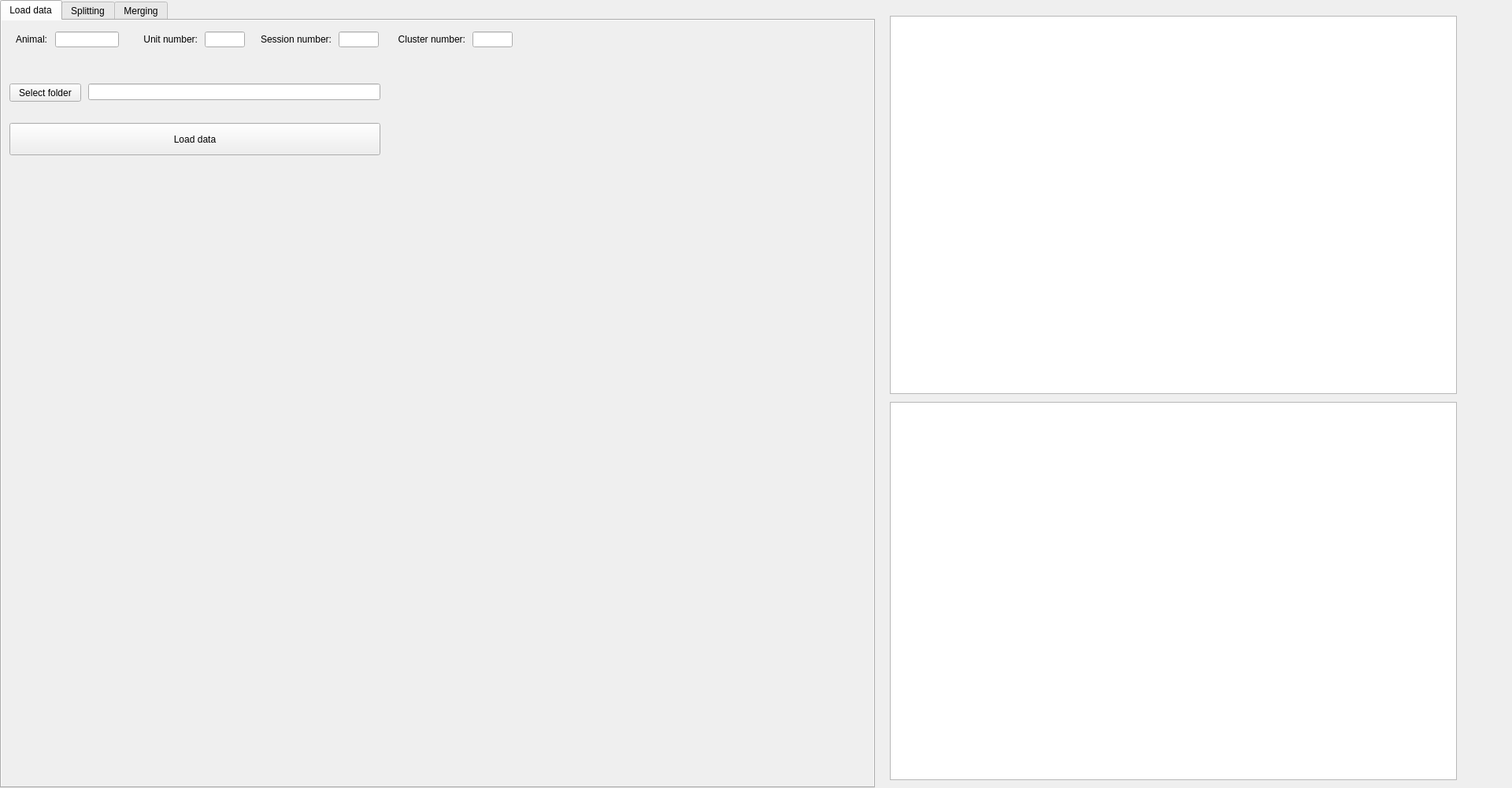
<?xml version="1.0" encoding="UTF-8"?>
<ui version="4.0">
 <class>MyApp</class>
 <widget class="QWidget" name="MyApp">
  <property name="geometry">
   <rect>
    <x>0</x>
    <y>0</y>
    <width>1920</width>
    <height>1000</height>
   </rect>
  </property>
  <property name="windowTitle">
   <string>MyApp</string>
  </property>
  <property name="autoFillBackground">
   <bool>false</bool>
  </property>
  <widget class="QTabWidget" name="tabWidget">
   <property name="enabled">
    <bool>true</bool>
   </property>
   <property name="geometry">
    <rect>
     <x>0</x>
     <y>0</y>
     <width>1111</width>
     <height>1000</height>
    </rect>
   </property>
   <property name="autoFillBackground">
    <bool>false</bool>
   </property>
   <property name="styleSheet">
    <string notr="true"/>
   </property>
   <property name="currentIndex">
    <number>0</number>
   </property>
   <widget class="QWidget" name="tab_1">
    <property name="enabled">
     <bool>true</bool>
    </property>
    <property name="toolTip">
     <string>&lt;html&gt;&lt;head/&gt;&lt;body&gt;&lt;p&gt;&lt;br/&gt;&lt;/p&gt;&lt;/body&gt;&lt;/html&gt;</string>
    </property>
    <property name="accessibleName">
     <string/>
    </property>
    <property name="autoFillBackground">
     <bool>true</bool>
    </property>
    <property name="styleSheet">
     <string notr="true"/>
    </property>
    <attribute name="title">
     <string>Load data</string>
    </attribute>
    <widget class="QPushButton" name="selectFolderButton">
     <property name="geometry">
      <rect>
       <x>10</x>
       <y>80</y>
       <width>91</width>
       <height>23</height>
      </rect>
     </property>
     <property name="text">
      <string>Select folder</string>
     </property>
    </widget>
    <widget class="QLineEdit" name="folderEdit">
     <property name="geometry">
      <rect>
       <x>110</x>
       <y>80</y>
       <width>371</width>
       <height>21</height>
      </rect>
     </property>
     <property name="text">
      <string/>
     </property>
    </widget>
    <widget class="QPushButton" name="LoadDataButton">
     <property name="geometry">
      <rect>
       <x>10</x>
       <y>130</y>
       <width>471</width>
       <height>41</height>
      </rect>
     </property>
     <property name="text">
      <string>Load data</string>
     </property>
    </widget>
   </widget>
   <widget class="QWidget" name="tab_2">
    <property name="enabled">
     <bool>false</bool>
    </property>
    <property name="autoFillBackground">
     <bool>true</bool>
    </property>
    <property name="styleSheet">
     <string notr="true"/>
    </property>
    <attribute name="title">
     <string>Splitting</string>
    </attribute>
    <widget class="QGraphicsView" name="PETHView_2">
     <property name="geometry">
      <rect>
       <x>790</x>
       <y>665</y>
       <width>281</width>
       <height>131</height>
      </rect>
     </property>
    </widget>
    <widget class="QLineEdit" name="unit2Edit">
     <property name="geometry">
      <rect>
       <x>201</x>
       <y>90</y>
       <width>41</width>
       <height>20</height>
      </rect>
     </property>
     <property name="readOnly">
      <bool>true</bool>
     </property>
    </widget>
    <widget class="QPushButton" name="selectUnitsButton">
     <property name="geometry">
      <rect>
       <x>510</x>
       <y>470</y>
       <width>75</width>
       <height>23</height>
      </rect>
     </property>
     <property name="text">
      <string>Separated</string>
     </property>
    </widget>
    <widget class="QPushButton" name="undoButton">
     <property name="geometry">
      <rect>
       <x>660</x>
       <y>113</y>
       <width>101</width>
       <height>31</height>
      </rect>
     </property>
     <property name="text">
      <string>Undo</string>
     </property>
    </widget>
    <widget class="QLabel" name="Unit1_label">
     <property name="geometry">
      <rect>
       <x>250</x>
       <y>60</y>
       <width>241</width>
       <height>20</height>
      </rect>
     </property>
     <property name="text">
      <string>Anm_Session_Unit</string>
     </property>
     <property name="alignment">
      <set>Qt::AlignmentFlag::AlignLeading|Qt::AlignmentFlag::AlignLeft|Qt::AlignmentFlag::AlignVCenter</set>
     </property>
    </widget>
    <widget class="QPushButton" name="splitButton">
     <property name="geometry">
      <rect>
       <x>540</x>
       <y>113</y>
       <width>101</width>
       <height>31</height>
      </rect>
     </property>
     <property name="text">
      <string>Split</string>
     </property>
    </widget>
    <widget class="QLabel" name="Unit2_label">
     <property name="geometry">
      <rect>
       <x>250</x>
       <y>90</y>
       <width>241</width>
       <height>20</height>
      </rect>
     </property>
     <property name="text">
      <string>Anm_Session_Unit</string>
     </property>
     <property name="alignment">
      <set>Qt::AlignmentFlag::AlignLeading|Qt::AlignmentFlag::AlignLeft|Qt::AlignmentFlag::AlignVCenter</set>
     </property>
    </widget>
    <widget class="QLineEdit" name="unit1Edit">
     <property name="geometry">
      <rect>
       <x>201</x>
       <y>60</y>
       <width>41</width>
       <height>20</height>
      </rect>
     </property>
     <property name="readOnly">
      <bool>true</bool>
     </property>
    </widget>
    <widget class="QLabel" name="label_7">
     <property name="geometry">
      <rect>
       <x>20</x>
       <y>130</y>
       <width>81</width>
       <height>20</height>
      </rect>
     </property>
     <property name="text">
      <string>Units to split:</string>
     </property>
     <property name="alignment">
      <set>Qt::AlignmentFlag::AlignRight|Qt::AlignmentFlag::AlignTrailing|Qt::AlignmentFlag::AlignVCenter</set>
     </property>
    </widget>
    <widget class="QLabel" name="label_4">
     <property name="geometry">
      <rect>
       <x>10</x>
       <y>70</y>
       <width>51</width>
       <height>31</height>
      </rect>
     </property>
     <property name="text">
      <string>Cluster:</string>
     </property>
     <property name="alignment">
      <set>Qt::AlignmentFlag::AlignRight|Qt::AlignmentFlag::AlignTrailing|Qt::AlignmentFlag::AlignVCenter</set>
     </property>
    </widget>
    <widget class="QPushButton" name="saveButton">
     <property name="geometry">
      <rect>
       <x>790</x>
       <y>61</y>
       <width>271</width>
       <height>81</height>
      </rect>
     </property>
     <property name="text">
      <string>Save</string>
     </property>
    </widget>
    <widget class="QGraphicsView" name="depthView">
     <property name="geometry">
      <rect>
       <x>420</x>
       <y>170</y>
       <width>341</width>
       <height>276</height>
      </rect>
     </property>
    </widget>
    <widget class="QLineEdit" name="clusterEdit">
     <property name="geometry">
      <rect>
       <x>71</x>
       <y>70</y>
       <width>51</width>
       <height>31</height>
      </rect>
     </property>
    </widget>
    <widget class="QPushButton" name="allUnitsButton">
     <property name="geometry">
      <rect>
       <x>420</x>
       <y>470</y>
       <width>75</width>
       <height>23</height>
      </rect>
     </property>
     <property name="text">
      <string>All</string>
     </property>
    </widget>
    <widget class="QGraphicsView" name="PETHView_1">
     <property name="geometry">
      <rect>
       <x>790</x>
       <y>500</y>
       <width>281</width>
       <height>131</height>
      </rect>
     </property>
    </widget>
    <widget class="QPushButton" name="nextButton">
     <property name="geometry">
      <rect>
       <x>660</x>
       <y>61</y>
       <width>101</width>
       <height>31</height>
      </rect>
     </property>
     <property name="text">
      <string>Next cluster</string>
     </property>
    </widget>
    <widget class="QLabel" name="label_5">
     <property name="geometry">
      <rect>
       <x>140</x>
       <y>60</y>
       <width>51</width>
       <height>20</height>
      </rect>
     </property>
     <property name="text">
      <string>Unit1:</string>
     </property>
     <property name="alignment">
      <set>Qt::AlignmentFlag::AlignRight|Qt::AlignmentFlag::AlignTrailing|Qt::AlignmentFlag::AlignVCenter</set>
     </property>
    </widget>
    <widget class="QLabel" name="label_6">
     <property name="geometry">
      <rect>
       <x>140</x>
       <y>90</y>
       <width>51</width>
       <height>20</height>
      </rect>
     </property>
     <property name="text">
      <string>Unit2:</string>
     </property>
     <property name="alignment">
      <set>Qt::AlignmentFlag::AlignRight|Qt::AlignmentFlag::AlignTrailing|Qt::AlignmentFlag::AlignVCenter</set>
     </property>
    </widget>
    <widget class="QGraphicsView" name="similarityMatrixView">
     <property name="geometry">
      <rect>
       <x>70</x>
       <y>190</y>
       <width>256</width>
       <height>256</height>
      </rect>
     </property>
    </widget>
    <widget class="QLineEdit" name="unitsToSplitEdit">
     <property name="geometry">
      <rect>
       <x>110</x>
       <y>130</y>
       <width>371</width>
       <height>20</height>
      </rect>
     </property>
     <property name="text">
      <string/>
     </property>
     <property name="readOnly">
      <bool>false</bool>
     </property>
     <property name="clearButtonEnabled">
      <bool>true</bool>
     </property>
    </widget>
    <widget class="QGraphicsView" name="waveformView">
     <property name="geometry">
      <rect>
       <x>420</x>
       <y>500</y>
       <width>341</width>
       <height>461</height>
      </rect>
     </property>
    </widget>
    <widget class="QGraphicsView" name="PETHView_3">
     <property name="geometry">
      <rect>
       <x>790</x>
       <y>830</y>
       <width>281</width>
       <height>131</height>
      </rect>
     </property>
    </widget>
    <widget class="QGraphicsView" name="selectedUnitsView">
     <property name="geometry">
      <rect>
       <x>70</x>
       <y>170</y>
       <width>256</width>
       <height>16</height>
      </rect>
     </property>
    </widget>
    <widget class="QPushButton" name="previousButton">
     <property name="geometry">
      <rect>
       <x>540</x>
       <y>61</y>
       <width>101</width>
       <height>31</height>
      </rect>
     </property>
     <property name="text">
      <string>Previous cluster</string>
     </property>
    </widget>
    <widget class="QGraphicsView" name="colorbarView">
     <property name="geometry">
      <rect>
       <x>340</x>
       <y>346</y>
       <width>20</width>
       <height>100</height>
      </rect>
     </property>
    </widget>
    <widget class="QLabel" name="label_colorbar_min">
     <property name="geometry">
      <rect>
       <x>364</x>
       <y>435</y>
       <width>41</width>
       <height>20</height>
      </rect>
     </property>
     <property name="text">
      <string>0.5</string>
     </property>
     <property name="alignment">
      <set>Qt::AlignmentFlag::AlignLeading|Qt::AlignmentFlag::AlignLeft|Qt::AlignmentFlag::AlignVCenter</set>
     </property>
    </widget>
    <widget class="QLabel" name="label_colorbar_max">
     <property name="geometry">
      <rect>
       <x>364</x>
       <y>337</y>
       <width>41</width>
       <height>20</height>
      </rect>
     </property>
     <property name="text">
      <string>3.5</string>
     </property>
     <property name="alignment">
      <set>Qt::AlignmentFlag::AlignLeading|Qt::AlignmentFlag::AlignLeft|Qt::AlignmentFlag::AlignVCenter</set>
     </property>
    </widget>
    <widget class="QLabel" name="label_13">
     <property name="geometry">
      <rect>
       <x>330</x>
       <y>313</y>
       <width>60</width>
       <height>30</height>
      </rect>
     </property>
     <property name="text">
      <string>Similarity</string>
     </property>
     <property name="alignment">
      <set>Qt::AlignmentFlag::AlignLeading|Qt::AlignmentFlag::AlignLeft|Qt::AlignmentFlag::AlignVCenter</set>
     </property>
     <property name="wordWrap">
      <bool>false</bool>
     </property>
    </widget>
    <widget class="QLabel" name="label">
     <property name="geometry">
      <rect>
       <x>906</x>
       <y>483</y>
       <width>53</width>
       <height>15</height>
      </rect>
     </property>
     <property name="text">
      <string>Press</string>
     </property>
     <property name="alignment">
      <set>Qt::AlignmentFlag::AlignCenter</set>
     </property>
    </widget>
    <widget class="QLabel" name="label_2">
     <property name="geometry">
      <rect>
       <x>906</x>
       <y>648</y>
       <width>53</width>
       <height>15</height>
      </rect>
     </property>
     <property name="text">
      <string>Release</string>
     </property>
     <property name="alignment">
      <set>Qt::AlignmentFlag::AlignCenter</set>
     </property>
    </widget>
    <widget class="QLabel" name="label_3">
     <property name="geometry">
      <rect>
       <x>906</x>
       <y>813</y>
       <width>53</width>
       <height>15</height>
      </rect>
     </property>
     <property name="text">
      <string>Reward</string>
     </property>
     <property name="alignment">
      <set>Qt::AlignmentFlag::AlignCenter</set>
     </property>
    </widget>
    <widget class="QGraphicsView" name="acgView">
     <property name="geometry">
      <rect>
       <x>790</x>
       <y>170</y>
       <width>276</width>
       <height>276</height>
      </rect>
     </property>
    </widget>
   </widget>
   <widget class="QWidget" name="tab_3">
    <property name="enabled">
     <bool>false</bool>
    </property>
    <property name="autoFillBackground">
     <bool>true</bool>
    </property>
    <property name="styleSheet">
     <string notr="true"/>
    </property>
    <attribute name="title">
     <string>Merging</string>
    </attribute>
    <widget class="QLabel" name="label_11">
     <property name="geometry">
      <rect>
       <x>10</x>
       <y>60</y>
       <width>51</width>
       <height>20</height>
      </rect>
     </property>
     <property name="text">
      <string>Cluster1:</string>
     </property>
     <property name="alignment">
      <set>Qt::AlignmentFlag::AlignRight|Qt::AlignmentFlag::AlignTrailing|Qt::AlignmentFlag::AlignVCenter</set>
     </property>
    </widget>
    <widget class="QLineEdit" name="clusterMergeEdit_1">
     <property name="geometry">
      <rect>
       <x>71</x>
       <y>60</y>
       <width>51</width>
       <height>20</height>
      </rect>
     </property>
     <property name="readOnly">
      <bool>false</bool>
     </property>
    </widget>
    <widget class="QLineEdit" name="clusterMergeEdit_2">
     <property name="geometry">
      <rect>
       <x>71</x>
       <y>90</y>
       <width>51</width>
       <height>20</height>
      </rect>
     </property>
     <property name="readOnly">
      <bool>false</bool>
     </property>
    </widget>
    <widget class="QLabel" name="label_12">
     <property name="geometry">
      <rect>
       <x>10</x>
       <y>90</y>
       <width>51</width>
       <height>20</height>
      </rect>
     </property>
     <property name="text">
      <string>Cluster2:</string>
     </property>
     <property name="alignment">
      <set>Qt::AlignmentFlag::AlignRight|Qt::AlignmentFlag::AlignTrailing|Qt::AlignmentFlag::AlignVCenter</set>
     </property>
    </widget>
    <widget class="QPushButton" name="mergeButton">
     <property name="geometry">
      <rect>
       <x>540</x>
       <y>113</y>
       <width>101</width>
       <height>31</height>
      </rect>
     </property>
     <property name="text">
      <string>Merge</string>
     </property>
    </widget>
    <widget class="QTableView" name="tableView">
     <property name="geometry">
      <rect>
       <x>70</x>
       <y>500</y>
       <width>256</width>
       <height>461</height>
      </rect>
     </property>
    </widget>
    <widget class="QLabel" name="cluster1_size_label">
     <property name="geometry">
      <rect>
       <x>130</x>
       <y>60</y>
       <width>31</width>
       <height>20</height>
      </rect>
     </property>
     <property name="text">
      <string>(00)</string>
     </property>
     <property name="alignment">
      <set>Qt::AlignmentFlag::AlignLeading|Qt::AlignmentFlag::AlignLeft|Qt::AlignmentFlag::AlignVCenter</set>
     </property>
    </widget>
    <widget class="QLabel" name="cluster2_size_label">
     <property name="geometry">
      <rect>
       <x>130</x>
       <y>90</y>
       <width>31</width>
       <height>20</height>
      </rect>
     </property>
     <property name="text">
      <string>(00)</string>
     </property>
     <property name="alignment">
      <set>Qt::AlignmentFlag::AlignLeading|Qt::AlignmentFlag::AlignLeft|Qt::AlignmentFlag::AlignVCenter</set>
     </property>
    </widget>
   </widget>
  </widget>
  <widget class="QGraphicsView" name="PETH_Fig1">
   <property name="geometry">
    <rect>
     <x>1130</x>
     <y>20</y>
     <width>720</width>
     <height>480</height>
    </rect>
   </property>
  </widget>
  <widget class="QGraphicsView" name="PETH_Fig2">
   <property name="geometry">
    <rect>
     <x>1130</x>
     <y>510</y>
     <width>720</width>
     <height>480</height>
    </rect>
   </property>
  </widget>
  <widget class="QLineEdit" name="sessionNumEdit">
   <property name="geometry">
    <rect>
     <x>430</x>
     <y>40</y>
     <width>51</width>
     <height>20</height>
    </rect>
   </property>
   <property name="readOnly">
    <bool>true</bool>
   </property>
  </widget>
  <widget class="QLabel" name="label_8">
   <property name="geometry">
    <rect>
     <x>170</x>
     <y>40</y>
     <width>81</width>
     <height>20</height>
    </rect>
   </property>
   <property name="text">
    <string>Unit number:</string>
   </property>
   <property name="alignment">
    <set>Qt::AlignmentFlag::AlignRight|Qt::AlignmentFlag::AlignTrailing|Qt::AlignmentFlag::AlignVCenter</set>
   </property>
  </widget>
  <widget class="QLineEdit" name="unitNumEdit">
   <property name="geometry">
    <rect>
     <x>260</x>
     <y>40</y>
     <width>51</width>
     <height>20</height>
    </rect>
   </property>
   <property name="readOnly">
    <bool>true</bool>
   </property>
  </widget>
  <widget class="QLabel" name="label_10">
   <property name="geometry">
    <rect>
     <x>320</x>
     <y>40</y>
     <width>101</width>
     <height>20</height>
    </rect>
   </property>
   <property name="text">
    <string>Session number:</string>
   </property>
   <property name="alignment">
    <set>Qt::AlignmentFlag::AlignRight|Qt::AlignmentFlag::AlignTrailing|Qt::AlignmentFlag::AlignVCenter</set>
   </property>
  </widget>
  <widget class="QLineEdit" name="animalEdit">
   <property name="geometry">
    <rect>
     <x>70</x>
     <y>40</y>
     <width>81</width>
     <height>20</height>
    </rect>
   </property>
   <property name="readOnly">
    <bool>true</bool>
   </property>
  </widget>
  <widget class="QLabel" name="label_9">
   <property name="geometry">
    <rect>
     <x>9</x>
     <y>40</y>
     <width>51</width>
     <height>20</height>
    </rect>
   </property>
   <property name="text">
    <string>Animal:</string>
   </property>
   <property name="alignment">
    <set>Qt::AlignmentFlag::AlignRight|Qt::AlignmentFlag::AlignTrailing|Qt::AlignmentFlag::AlignVCenter</set>
   </property>
  </widget>
  <widget class="QLineEdit" name="clusterNumEdit">
   <property name="geometry">
    <rect>
     <x>600</x>
     <y>40</y>
     <width>51</width>
     <height>20</height>
    </rect>
   </property>
   <property name="readOnly">
    <bool>true</bool>
   </property>
  </widget>
  <widget class="QLabel" name="label_14">
   <property name="geometry">
    <rect>
     <x>490</x>
     <y>40</y>
     <width>101</width>
     <height>20</height>
    </rect>
   </property>
   <property name="text">
    <string>Cluster number:</string>
   </property>
   <property name="alignment">
    <set>Qt::AlignmentFlag::AlignRight|Qt::AlignmentFlag::AlignTrailing|Qt::AlignmentFlag::AlignVCenter</set>
   </property>
  </widget>
 </widget>
 <resources/>
 <connections/>
</ui>
